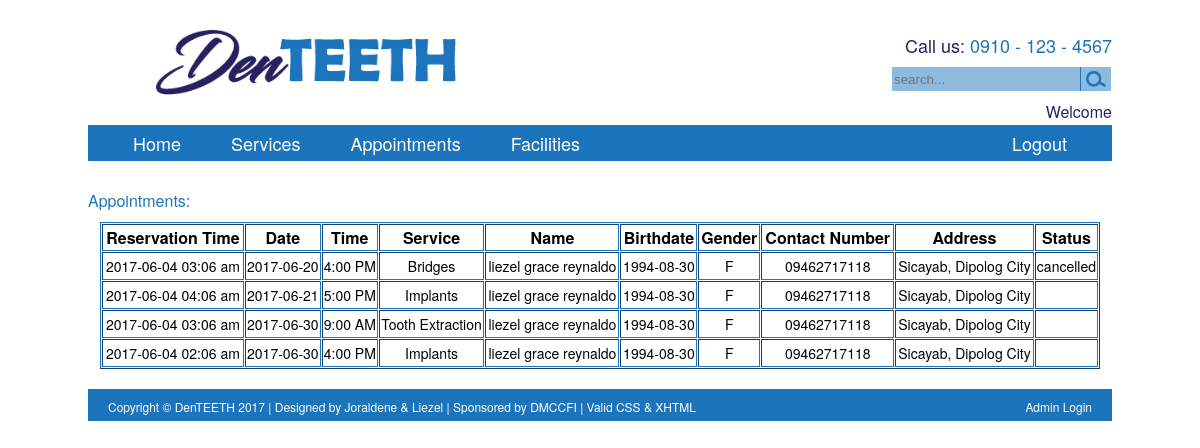
The page /admin-appointment.php on the database as committed earlier.
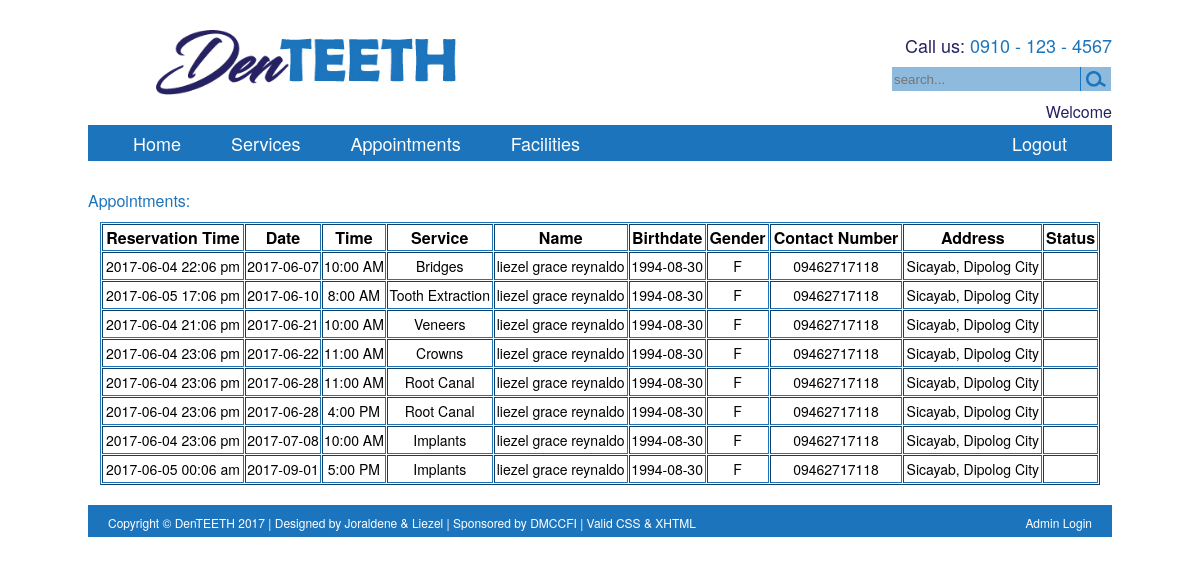
The same page on the database as committed later.
### tables this page shows
CREATE TABLE `appointments` (
  `ID` int(11) NOT NULL,
  `userID` varchar(20) NOT NULL,
  `reservationDateTime` varchar(30) NOT NULL,
  `schedDate` varchar(20) NOT NULL,
  `schedTime` varchar(15) NOT NULL,
  `service` varchar(100) NOT NULL,
  `status` varchar(15) NOT NULL
);

CREATE TABLE `users` (
  `userID` int(20) NOT NULL,
  `givenName` text NOT NULL,
  `lastName` text NOT NULL,
  `gender` char(1) NOT NULL,
  `birthDate` date NOT NULL,
  `contactNumber` varchar(20) NOT NULL,
  `address` varchar(50) NOT NULL,
  `username` varchar(20) NOT NULL,
  `emailAddress` varchar(30) NOT NULL,
  `password` char(32) NOT NULL
);

### admin-appointment.php (the view, shortened to what this page needs)
<?php
	$db = mysqli_connect("127.0.0.1", "root", "", "authentication");
	$sql = "SELECT a.reservationDateTime, a.schedDate, a.schedTime, a.service, b.givenName, b.lastName,
	b.birthDate, b.gender, b.contactNumber, b.address, a.status FROM `appointments` as a left join users as b
	on a.userID=b.userID ORDER BY schedDate";
	$records = mysqli_query($db,$sql);
?>
<html !DOCTYPE HTML>
<body>
<div class="app">
	<p>
		Appointments:
	</p>
	<table width="800" border="1" cellpadding="1" cellspacing="1">
		<tr>
		<th>Reservation Time</th>
		<th>Date</th>
		<th>Time</th>
		<th>Service</th>
		<th>Name</th>
		<th>Birthdate</th>
		<th>Gender</th>
		<th>Contact Number</th>
		<th>Address</th>
		<th>Status</th>
		</tr>
<?php
	while($client=mysqli_fetch_assoc($records)){
		echo "<tr>";
		echo "<td>" .$client['reservationDateTime']."</td>";
		echo "<td>" .$client['schedDate']."</td>";
		echo "<td>" .$client['schedTime']."</td>";
		echo "<td>" .$client['service']."</td>";
		echo "<td>" .$client['givenName']. " " .$client['lastName']. "</td>";
		echo "<td>" .$client['birthDate']."</td>";
		echo "<td>" .$client['gender']."</td>";
		echo "<td>" .$client['contactNumber']."</td>";
		echo "<td>" .$client['address']."</td>";
		echo "<td>" .$client['status']."</td>";
		echo "</tr>";
	}
?>
	</table>
</div>
</body>
</html>

### style.css (style rules this page uses)
a { color: #999; text-decoration: none; }
img { border: none; }
ul, ol { font-size: 12px; list-style: outside; line-height: 140%; margin:0 0 0 20px; }
p { font-size: 12px; line-height: 130%; margin: 0; padding: 10px 0; }
td { padding:3px 0; text-align: center !important; }
body { width: 100%; height: auto; margin: 0 auto; }
#wrap { width: 1024px; height: auto; margin: 0 auto; }
#header { height: 125px; margin: 0 auto; }
#logo { float: left; height: 65px; margin: 30px 0 30px 68px; }
#logo img { width: 300px; }
#header-right { width: 220px; height: 125px; float: right; font-family: Gotham, "Helvetica Neue", Helvetica, Arial, sans-serif !important; }
.top { margin-top: 24px; }
.user_name { font-size: 16px !important; padding: 15px 0 0; }
.top p, .bottom p { color: #262262; font-size: 18px; text-align: right; }
.top span { color: #1c75bc; }
.bottom { margin-bottom: 15px; }
.bottom .search-in { background-color: #8dbadd; border: none; height: 24px; width: 189px; border-right: 1px solid #1c75bc; color: #fff; }
.bottom-in { float: left; }
.bottom .search-img { float: right; width: 20px; background-color: #8dbadd; padding: 4px 5px 4px; }
.searchform { margin: 0; float: left; }
#navigation { width: 1024px; height: 36px; background-color: #1c75bc; }
#navigation .left-nav { float: left; margin-left: -20px; }
#navigation .left-nav li { list-style: none; display: inline; font-size: 18px; }
#navigation .left-nav li a { color: #FFF; text-decoration: none; float: left; padding: 10px 25px; font-family:Gotham, "Helvetica Neue", Helvetica, Arial, sans-serif; }
#navigation .box { margin: 10px 20px 0 -20px; float: right; }
#navigation .box li { list-style: none; display: inline; font-size: 18px; }
#content { height: auto; font-family: Gotham, "Helvetica Neue", Helvetica, Arial, sans-serif; font-size: 14px; color: #262262; margin: 0 auto 20px; }
#content p { font-family: Gotham, "Helvetica Neue", Helvetica, Arial, sans-serif; color: #1c75bc; font-size: 16px; }
.app { margin-top: 20px; }
.app p { float: left; }
.app table { width: 1000px; border-color: #1c75bc; margin: 0 auto; }
th { font-family: Gotham, "Helvetica Neue", Helvetica, Arial, sans-serif; font-size: 16px; font-weight: bold; }
td { font-size: 14px; }
#footer { height: 32px; background-color: #1c75bc; }
#footer p, .f-left a, .f-right a { font-family: Gotham, "Helvetica Neue", Helvetica, Arial, sans-serif; font-size: 12px; color: #FFF; text-decoration: none; }
.f-left { margin-left: 20px; float: left; }
.f-right { float: right; margin-right: 20px; }
.button { padding: 8px 25px; font-family: Gotham, "Helvetica Neue", Helvetica, Arial, sans-serif; color: #fff; text-decoration: none; cursor: pointer; font-size: 18px; }

Rows that differ between the two databases and show on the page:
removed appointments: reservationDateTime "2017-06-04 03:06 am", schedDate "2017-06-20", schedTime "4:00 PM", service "Bridges", userID.givenName "liezel grace", userID.lastName "reynaldo", userID.birthDate "1994-08-30", userID.gender "F", userID.contactNumber "09462717118", userID.address "Sicayab, Dipolog City", status "cancelled"
removed appointments: reservationDateTime "2017-06-04 04:06 am", schedDate "2017-06-21", schedTime "5:00 PM", service "Implants", userID.givenName "liezel grace", userID.lastName "reynaldo", userID.birthDate "1994-08-30", userID.gender "F", userID.contactNumber "09462717118", userID.address "Sicayab, Dipolog City"
removed appointments: reservationDateTime "2017-06-04 03:06 am", schedDate "2017-06-30", schedTime "9:00 AM", service "Tooth Extraction", userID.givenName "liezel grace", userID.lastName "reynaldo", userID.birthDate "1994-08-30", userID.gender "F", userID.contactNumber "09462717118", userID.address "Sicayab, Dipolog City"
removed appointments: reservationDateTime "2017-06-04 02:06 am", schedDate "2017-06-30", schedTime "4:00 PM", service "Implants", userID.givenName "liezel grace", userID.lastName "reynaldo", userID.birthDate "1994-08-30", userID.gender "F", userID.contactNumber "09462717118", userID.address "Sicayab, Dipolog City"
added appointments: reservationDateTime "2017-06-04 22:06 pm", schedDate "2017-06-07", schedTime "10:00 AM", service "Bridges", userID.givenName "liezel grace", userID.lastName "reynaldo", userID.birthDate "1994-08-30", userID.gender "F", userID.contactNumber "09462717118", userID.address "Sicayab, Dipolog City"
added appointments: reservationDateTime "2017-06-05 17:06 pm", schedDate "2017-06-10", schedTime "8:00 AM", service "Tooth Extraction", userID.givenName "liezel grace", userID.lastName "reynaldo", userID.birthDate "1994-08-30", userID.gender "F", userID.contactNumber "09462717118", userID.address "Sicayab, Dipolog City"
added appointments: reservationDateTime "2017-06-04 21:06 pm", schedDate "2017-06-21", schedTime "10:00 AM", service "Veneers", userID.givenName "liezel grace", userID.lastName "reynaldo", userID.birthDate "1994-08-30", userID.gender "F", userID.contactNumber "09462717118", userID.address "Sicayab, Dipolog City"
added appointments: reservationDateTime "2017-06-04 23:06 pm", schedDate "2017-06-22", schedTime "11:00 AM", service "Crowns", userID.givenName "liezel grace", userID.lastName "reynaldo", userID.birthDate "1994-08-30", userID.gender "F", userID.contactNumber "09462717118", userID.address "Sicayab, Dipolog City"
added appointments: reservationDateTime "2017-06-04 23:06 pm", schedDate "2017-06-28", schedTime "11:00 AM", service "Root Canal", userID.givenName "liezel grace", userID.lastName "reynaldo", userID.birthDate "1994-08-30", userID.gender "F", userID.contactNumber "09462717118", userID.address "Sicayab, Dipolog City"
added appointments: reservationDateTime "2017-06-04 23:06 pm", schedDate "2017-06-28", schedTime "4:00 PM", service "Root Canal", userID.givenName "liezel grace", userID.lastName "reynaldo", userID.birthDate "1994-08-30", userID.gender "F", userID.contactNumber "09462717118", userID.address "Sicayab, Dipolog City"
added appointments: reservationDateTime "2017-06-04 23:06 pm", schedDate "2017-07-08", schedTime "10:00 AM", service "Implants", userID.givenName "liezel grace", userID.lastName "reynaldo", userID.birthDate "1994-08-30", userID.gender "F", userID.contactNumber "09462717118", userID.address "Sicayab, Dipolog City"
added appointments: reservationDateTime "2017-06-05 00:06 am", schedDate "2017-09-01", schedTime "5:00 PM", service "Implants", userID.givenName "liezel grace", userID.lastName "reynaldo", userID.birthDate "1994-08-30", userID.gender "F", userID.contactNumber "09462717118", userID.address "Sicayab, Dipolog City"
